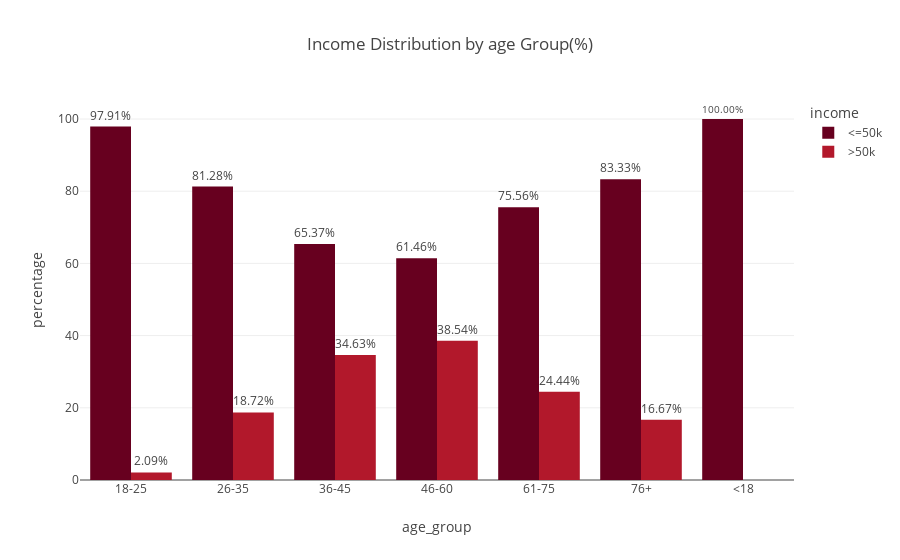

This figure's notebook cell:
### Code cell
themes = ["plotly", "plotly_white", "plotly_dark", "ggplot2", "seaborn", "simple_white", "presentation", "xgridoff", "ygridoff", "gridon", "none"]

for theme in themes:
    fig.update_layout(template=theme)
fig.show()
fig.write_image(os.path.join(results_dir,'income_distribution_AGEgroup_pie_chart.jpg'))
fig.write_image(os.path.join(results_dir,'income_distribution_AGEgroup_pie_chart.png'))
fig.write_html(os.path.join(results_dir,'income_distribution_AGEgroup_pie_chart.html'))

### Figure 1 — Plotly figure (JSON) as saved in the notebook; plotly's stock layout.template omitted (floating-point values rounded to 4 significant figures)
{"data": [{"alignmentgroup": "True", "hovertemplate": "income=<=50k<br>age_group=%{x}<br>percentage=%{text}<extra></extra>", "legendgroup": "<=50k", "marker": {"color": "rgb(103,0,31)", "pattern": {"shape": ""}}, "name": "<=50k", "offsetgroup": "<=50k", "orientation": "v", "showlegend": true, "text": [97.91, 81.28, 65.37, 61.46, 75.56, 83.33, 100.0], "textposition": "outside", "texttemplate": "%{text:.2f}%", "type": "bar", "x": ["18-25", "26-35", "36-45", "46-60", "61-75", "76+", "<18"], "xaxis": "x", "y": [97.91, 81.28, 65.37, 61.46, 75.56, 83.33, 100.0], "yaxis": "y"}, {"alignmentgroup": "True", "hovertemplate": "income=>50k<br>age_group=%{x}<br>percentage=%{text}<extra></extra>", "legendgroup": ">50k", "marker": {"color": "rgb(178,24,43)", "pattern": {"shape": ""}}, "name": ">50k", "offsetgroup": ">50k", "orientation": "v", "showlegend": true, "text": [2.093, 18.72, 34.63, 38.54, 24.44, 16.67], "textposition": "outside", "texttemplate": "%{text:.2f}%", "type": "bar", "x": ["18-25", "26-35", "36-45", "46-60", "61-75", "76+"], "xaxis": "x", "y": [2.093, 18.72, 34.63, 38.54, 24.44, 16.67], "yaxis": "y"}], "layout": {"autosize": true, "barmode": "group", "legend": {"title": {"text": "income"}, "tracegroupgap": 0}, "paper_bgcolor": "rgba(0, 0, 0, 0)", "plot_bgcolor": "rgba(0, 0, 0, 0)", "title": {"text": "Income Distribution by age Group(%)"}, "xaxis": {"anchor": "y", "autorange": true, "domain": [0, 1], "range": [-0.5, 6.5], "title": {"text": "age_group"}, "type": "category"}, "yaxis": {"anchor": "x", "autorange": true, "domain": [0, 1], "range": [0, 105.3], "title": {"text": "percentage"}, "type": "linear"}}}
